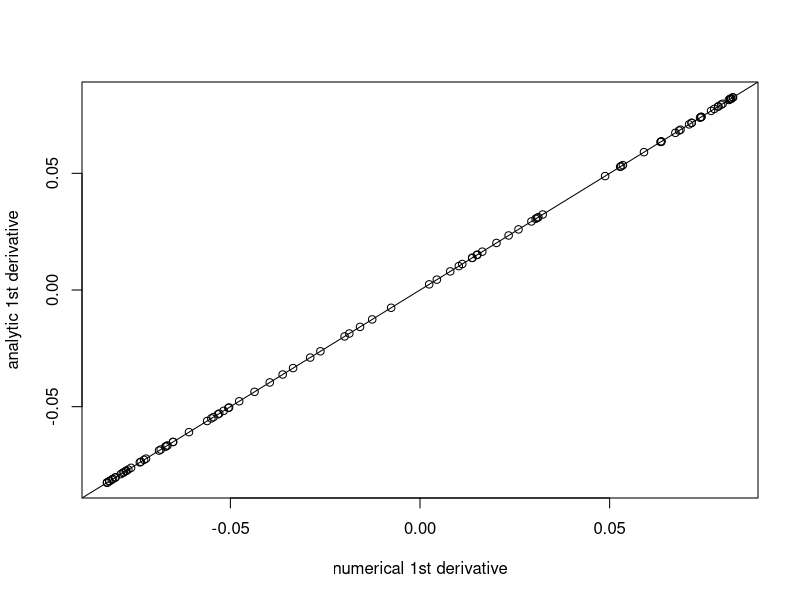
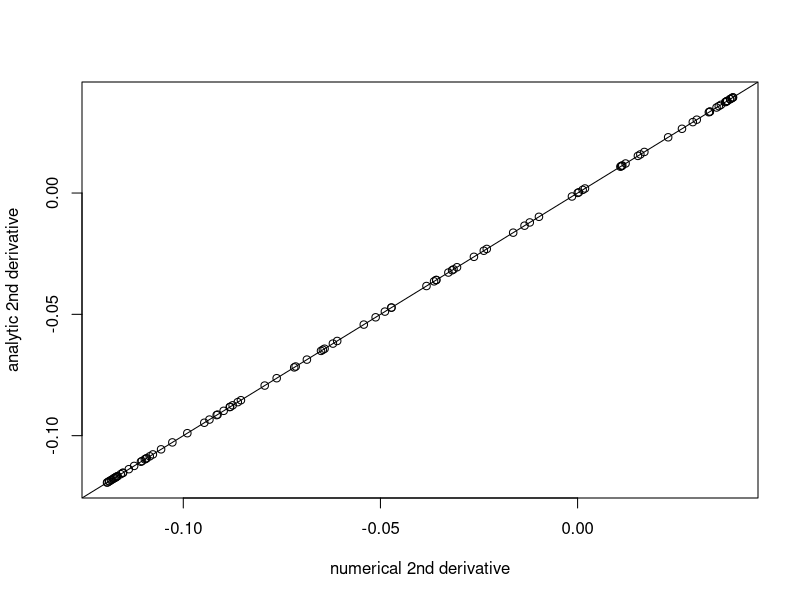
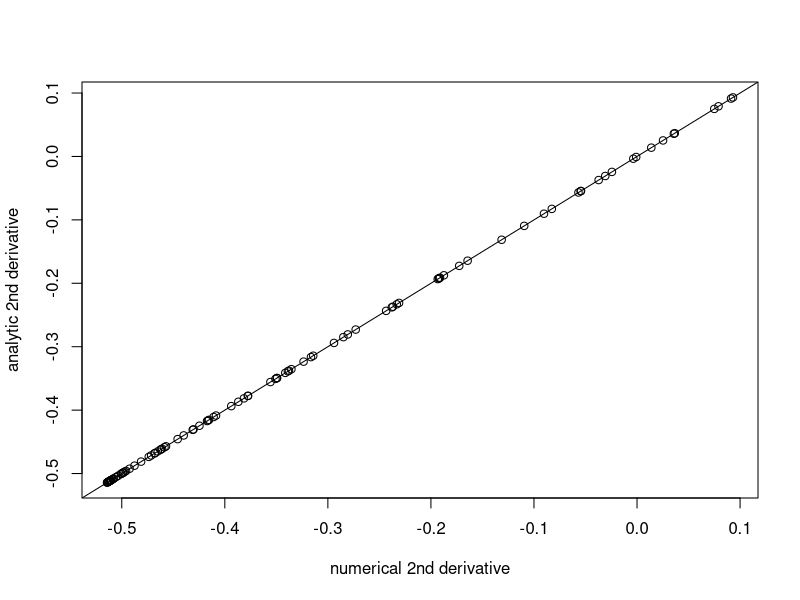
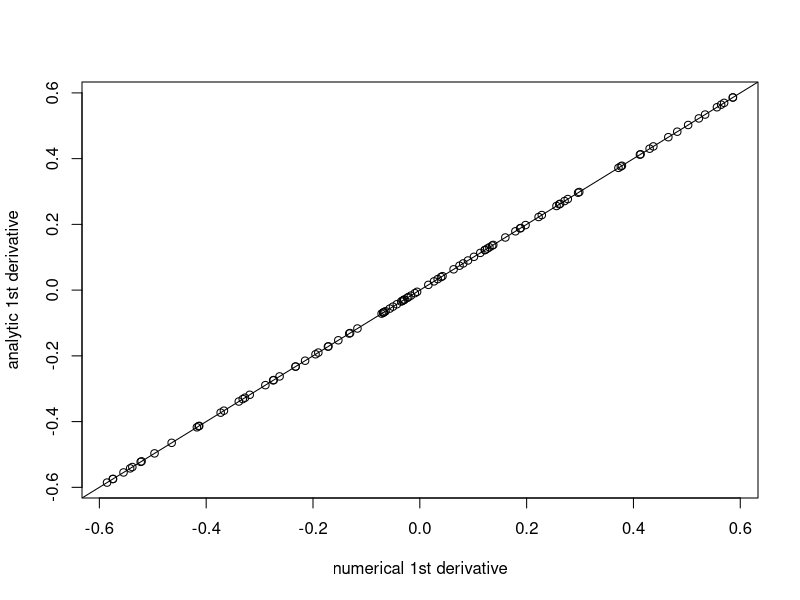
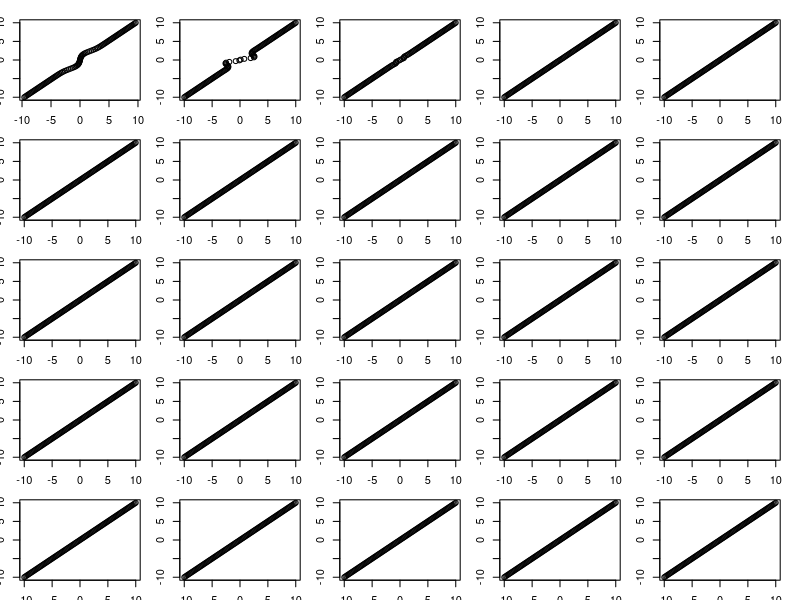
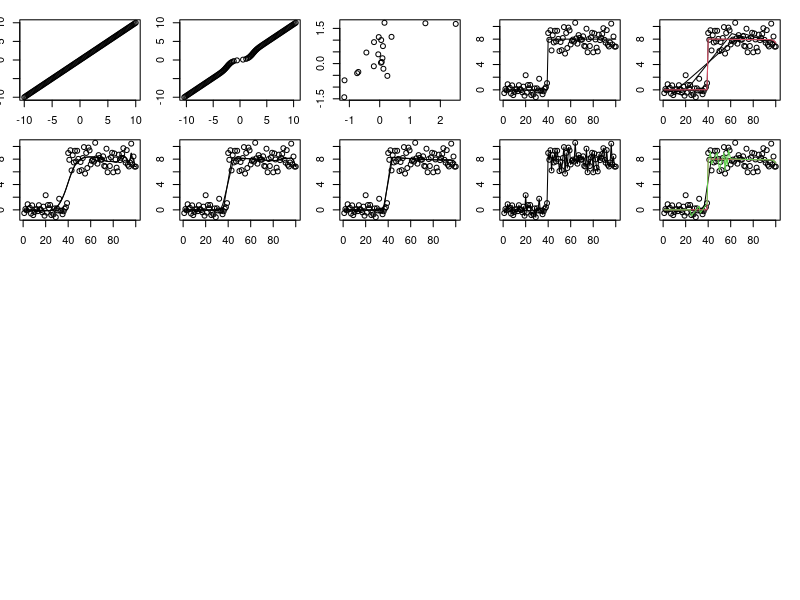

Recreate these plots in R, in order.
## ---- chunk 1
#y,s are vectors of length n
#w, sigma are vectors of length K (w are prior mixture proportions)
# returns an n-vector of "marginal likelihoods" under mixture prior
f = function(b, s, w, sigma){
  if(length(s)==1){s = rep(s,length(b))}
  sigmamat   <- outer(s^2, sigma^2, `+`) # n time k
  llik_mat   <- -0.5 * (log(sigmamat) + b^2 / sigmamat)
  #llik_norms <- apply(llik_mat, 1, max)
  #L_mat      <- exp(llik_mat - llik_norms)
  L_mat <- exp(llik_mat)
  return((1/sqrt(2*pi)) * as.vector(colSums(w * t(L_mat))))
}

#returns a vector of the derivative of f evaluated at each element of y
f_deriv = function(b, s, w, sigma){
  if(length(s)==1){s = rep(s,length(b))}
  sigmamat   <- outer(s^2, sigma^2, `+`) # n time k
  llik_mat   <- -(3/2) * log(sigmamat) -0.5* b^2 / sigmamat
  #llik_norms <- apply(llik_mat, 1, max)
  #L_mat      <- exp(llik_mat - llik_norms)
  L_mat <- exp(llik_mat)
  return((-b/sqrt(2*pi)) * as.vector(colSums(w * t(L_mat))))
}

# returns f_deriv/b ok even if b=0
f_deriv_over_b = function(b, s, w, sigma){
  if(length(s)==1){s = rep(s,length(b))}
  sigmamat   <- outer(s^2, sigma^2, `+`) # n time k
  llik_mat   <- -(3/2) * log(sigmamat) -0.5* b^2 / sigmamat
  #llik_norms <- apply(llik_mat, 1, max)
  #L_mat      <- exp(llik_mat - llik_norms)
  L_mat <- exp(llik_mat)
  return((-1/sqrt(2*pi)) * as.vector(colSums(w * t(L_mat))))
}

#returns a vector of the second derivatives of f evaluated at each element of y
f_deriv2 = function(b, s, w, sigma){
  if(length(s)==1){s = rep(s,length(b))}
  sigmamat   <- outer(s^2, sigma^2, `+`) # n time k
  llik_mat   <- -(5/2) * log(sigmamat) -0.5* b^2 / sigmamat
  #llik_norms <- apply(llik_mat, 1, max)
  #L_mat      <- exp(llik_mat - llik_norms)
  L_mat <- exp(llik_mat)
  return((b^2/sqrt(2*pi)) * as.vector(colSums(w * t(L_mat)))+ f_deriv_over_b(b,s,w,sigma))
}
## ---- chunk 2
n = 100
k = 5
b = rnorm(n)
w = rep(1/k,k)
prior_grid = c(0,1,2,3,4,5)
eps=1e-5

plot((f(b+eps,1,w,prior_grid)-f(b,1,w,prior_grid))/eps, f_deriv(b,1,w,prior_grid),xlab="numerical 1st derivative", ylab="analytic 1st derivative")
abline(a=0,b=1)

plot((f_deriv(b+eps,1,w,prior_grid)-f_deriv(b,1,w,prior_grid))/eps, f_deriv2(b,1,w,prior_grid), xlab="numerical 2nd derivative", ylab="analytic 2nd derivative")
abline(a=0,b=1)
## ---- chunk 3
l = function(b, s, w, prior_grid){
  log(f(b,s,w,prior_grid))
}

l_deriv = function(b, s, w, prior_grid){
  f_deriv(b,s,w,prior_grid)/f(b,s,w,prior_grid)
}

l_deriv2 = function(b, s, w, prior_grid){
  ((f_deriv2(b,s,w,prior_grid)*f(b,s,w,prior_grid))-f_deriv(b,s,w,prior_grid)^2)/f(b,s,w,prior_grid)^2
}

plot((l_deriv(b+eps,1,w,prior_grid)-l_deriv(b,1,w,prior_grid))/eps, l_deriv2(b,1,w,prior_grid), xlab="numerical 2nd derivative", ylab="analytic 2nd derivative")
abline(a=0,b=1)

## ---- chunk 4
S = function(b, s, w, prior_grid){
  return(b + s^2 * l_deriv(b,s,w,prior_grid))
}
S_deriv = function(b, s, w, prior_grid){
  return(1+ s^2 * l_deriv2(b,s,w,prior_grid))
}
h = function(b,s,w,prior_grid){
  return(-s^2 * l(b,s,w,prior_grid) - 0.5 * s^4 * l_deriv(b,s,w,prior_grid)^2)
}
h_deriv = function(b,s,w,prior_grid){
  return(-s^2 * l_deriv(b,s,w,prior_grid) - s^4 * l_deriv(b,s,w,prior_grid) * l_deriv2(b,s,w,prior_grid))
}


plot((h(b+eps,1,w,prior_grid)-h(b,1,w,prior_grid))/eps, h_deriv(b,1,w,prior_grid), xlab="numerical 1st derivative", ylab="analytic 1st derivative")
abline(a=0,b=1)
## ---- chunk 5
y = seq(-10,10,length=100)
x=y 
par(mfrow=c(5,5))
par(mar=rep(1.5,4))
w = rep(0.5,2)
prior_grid = c(0,5)
for(i in 1:25){
  plot(S(x,1,w,prior_grid),y)
  x = x-(S(x,1,w,prior_grid)-y)/S_deriv(x,1,w,prior_grid)
}
plot(S(x,1,w,prior_grid),y)
plot(x,y)
## ---- chunk 6
obj = function(b, y, X, residual_var, w, prior_grid){
  d = colSums(X^2)
  s = sqrt(residual_var/d)
  r = y - X %*% S(b,s,w,prior_grid)
  return(0.5*(1/residual_var)*sum(r^2) + (1/residual_var)*sum(h(b,s,w,prior_grid)))
}

obj_grad = function(b, y, X, residual_var, w, prior_grid){
  d = colSums(X^2)
  s = sqrt(residual_var/d)
  r = y - X %*% S(b,s,w,prior_grid)
  return((-1/residual_var)*(t(r) %*% X) * S_deriv(b,s,w,prior_grid) + (1/residual_var)* h_deriv(b,s,w,prior_grid))
}

## ---- chunk 7
n = 100
p = 20
X = matrix(rnorm(n*p),nrow=n)
norm = colSums(X^2)
X = t(t(X)/sqrt(norm))
b = rnorm(p)
y = X %*% b + rnorm(n)

(obj(b,y,X,1,w,prior_grid)-obj(b+c(eps,rep(0,p-1)),y,X,1,w,prior_grid))/eps
-obj_grad(b,y,X,1,w,prior_grid)[1]
## ---- chunk 8
b.cg.warm = optim(b,obj,gr=obj_grad,method="CG",y=y,X=X,residual_var=1, w=w,prior_grid=prior_grid)
b.cg.null = optim(rep(0,p),obj,gr=obj_grad,method="CG",y=y,X=X,residual_var=1, w=w,prior_grid=prior_grid)
b.bfgs.warm = optim(b,obj,gr=obj_grad,method="BFGS",y=y,X=X,residual_var=1, w=w,prior_grid=prior_grid)
b.bfgs.null = optim(rep(0,p),obj,gr=obj_grad,method="BFGS",y=y,X=X,residual_var=1, w=w,prior_grid=prior_grid)


b.cg.warm$value
b.cg.null$value
b.bfgs.warm$value
b.bfgs.null$value

plot(S(b.cg.warm$par,1,w,prior_grid),b)
## ---- chunk 9
set.seed(100)
sd = 1
n = 100
p = n
X = matrix(0,nrow=n,ncol=n)
for(i in 1:n){
  X[i:n,i] = 1:(n-i+1)
}
btrue = rep(0,n)
btrue[40] = 8
btrue[41] = -8

Y = X %*% btrue + sd*rnorm(n)

## ---- chunk 10
norm = colSums(X^2)
X = t(t(X)/sqrt(norm))
btrue = btrue * sqrt(norm)
plot(Y)
lines(X %*% btrue)
## ---- chunk 11
prior_grid=c(0,10,100,1000)
w=rep(1/4,4)
b.cg.null = optim(rep(0,p),obj,gr=obj_grad,method="CG",y=Y,X=X,residual_var=1, w=w,prior_grid=prior_grid,control=list(maxit=1000))
b.bfgs.null = optim(rep(0,p),obj,gr=obj_grad,method="BFGS",y=Y,X=X,residual_var=1, w=w,prior_grid=prior_grid,control=list(maxit=1000))

plot(Y)
lines(X %*% S(b.cg.null$par,1,w,prior_grid))
lines(X %*%  S(b.bfgs.null$par,1,w,prior_grid))


b.cg.warm = optim(btrue,obj,gr=obj_grad,method="CG",y=Y,X=X,residual_var=1, w=w,prior_grid=prior_grid)
b.bfgs.warm = optim(btrue,obj,gr=obj_grad,method="BFGS",y=Y,X=X,residual_var=1, w=w,prior_grid=prior_grid)
lines(X %*% S(b.cg.warm$par,1,w,prior_grid))
lines(X %*% S(b.bfgs.warm$par,1,w,prior_grid),col=2)

b.cg.warm$value
b.cg.null$value
b.bfgs.warm$value
b.bfgs.null$value
## ---- chunk 12
prior_grid=c(10,10)
w=rep(1/2,2)
b.cg.null = optim(rep(0,p),obj,gr=obj_grad,method="CG",y=Y,X=X,residual_var=1, w=w,prior_grid=prior_grid,control=list(maxit=1000))
b.bfgs.null = optim(rep(0,p),obj,gr=obj_grad,method="BFGS",y=Y,X=X,residual_var=1, w=w,prior_grid=prior_grid,control=list(maxit=1000))

plot(Y)
lines(X %*% S(b.cg.null$par,1,w,prior_grid))
lines(X %*%  S(b.bfgs.null$par,1,w,prior_grid))

b.bfgs.null$value
b.cg.null$value


## ---- chunk 13
prior_grid=seq(0,100,length=100)
w=rep(1/100,100)
b.cg.null = optim(rep(0,p),obj,gr=obj_grad,method="CG",y=Y,X=X,residual_var=1, w=w,prior_grid=prior_grid,control=list(maxit=1000))
b.bfgs.null = optim(rep(0,p),obj,gr=obj_grad,method="BFGS",y=Y,X=X,residual_var=1, w=w,prior_grid=prior_grid,control=list(maxit=1000))

plot(Y)
lines(X %*% S(b.cg.null$par,1,w,prior_grid))
lines(X %*%  S(b.bfgs.null$par,1,w,prior_grid))

b.bfgs.null$value
b.cg.null$value


## ---- chunk 14
prior_grid=c(0,10,100,1000)
w=rep(1/4,4)
b.cg.null = optim(b.cg.null$par,obj,gr=obj_grad,method="CG",y=Y,X=X,residual_var=1, w=w,prior_grid=prior_grid,control=list(maxit=1000))
b.bfgs.null = optim(b.bfgs.null$par,obj,gr=obj_grad,method="BFGS",y=Y,X=X,residual_var=1, w=w,prior_grid=prior_grid,control=list(maxit=1000))
plot(Y)
lines(X %*% S(b.cg.null$par,1,w,prior_grid))
lines(X %*%  S(b.bfgs.null$par,1,w,prior_grid))


b.bfgs.null$value
b.cg.null$value

## ---- chunk 15
bhat = chol2inv(chol(t(X) %*% X)) %*% t(X) %*% Y
plot(X %*% bhat)
lines(Y)
b.bfgs.bhat = optim(bhat,obj,gr=obj_grad,method="BFGS",y=Y,X=X,residual_var=1, w=w,prior_grid=prior_grid,control=list(maxit=10000))
b.bfgs.bhat$value
plot(Y)
lines(X %*%  S(as.vector(b.bfgs.null$par),1,w,prior_grid))
lines(X %*%  S(as.vector(b.bfgs.warm$par),1,w,prior_grid),col=2)
lines(X %*%  S(as.vector(b.bfgs.bhat$par),1,w,prior_grid),col=3)
